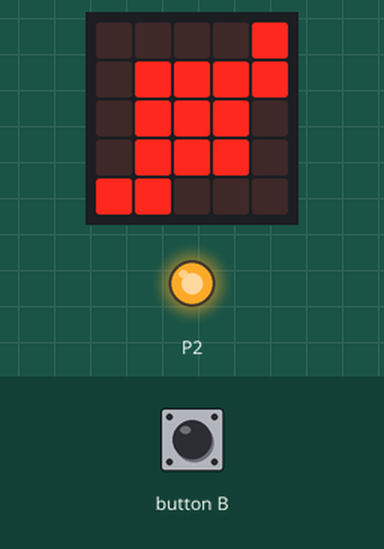
The program below on a simulated BBC micro:bit (MakeCode). Parts: the board's 5×5 LED display, output pins drawn as LEDs (lit = HIGH). The test bench sets the inputs (shaded band).

Above: at 1.2 s.
1.3 s: button B pressed for 3 s
At 4.1 s:
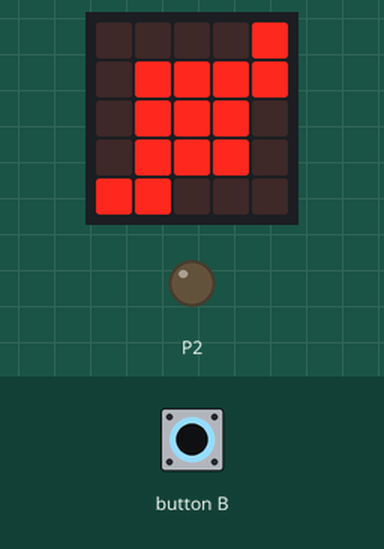
Timing chart, 0 to 5.8 s (numbered marks = the images above; inputs shaded):
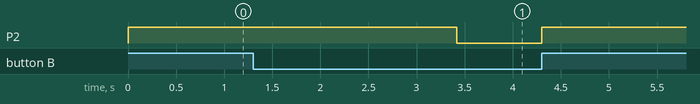

Measured:
- after the input at 1.3 s, P2: HIGH → LOW after 2.1 s, → HIGH 0.88 s later

The program:

main.ts
```typescript
let Mouvement = 0
basic.forever(function () {
    Mouvement = pins.digitalReadPin(DigitalPin.P11)
    if (Mouvement == 1) {
        pins.digitalWritePin(DigitalPin.P2, 1)
        basic.showLeds(`
            . . . . #
            . # # # #
            . # # # .
            . # # # .
            # # . . .
            `)
        basic.pause(3000)
        pins.digitalWritePin(DigitalPin.P2, 1)
    } else {
        pins.digitalWritePin(DigitalPin.P2, 0)
    }
})
```

test.ts
```typescript
// les tests vont ici ; cela ne sera pas compilé si ce paquet est utilisé en tant qu'extension.
```
